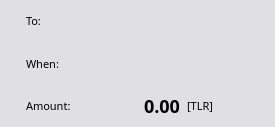
<?xml version="1.0" encoding="UTF-8"?>
<ui version="4.0">
 <class>LastSendTransactionView</class>
 <widget class="QWidget" name="LastSendTransactionView">
  <property name="geometry">
   <rect>
    <x>0</x>
    <y>0</y>
    <width>275</width>
    <height>127</height>
   </rect>
  </property>
  <property name="sizePolicy">
   <sizepolicy hsizetype="Fixed" vsizetype="Fixed">
    <horstretch>0</horstretch>
    <verstretch>0</verstretch>
   </sizepolicy>
  </property>
  <property name="minimumSize">
   <size>
    <width>275</width>
    <height>127</height>
   </size>
  </property>
  <property name="maximumSize">
   <size>
    <width>275</width>
    <height>127</height>
   </size>
  </property>
  <property name="windowTitle">
   <string>Form</string>
  </property>
  <layout class="QHBoxLayout" name="layout">
   <property name="spacing">
    <number>0</number>
   </property>
   <property name="leftMargin">
    <number>0</number>
   </property>
   <property name="topMargin">
    <number>0</number>
   </property>
   <property name="rightMargin">
    <number>0</number>
   </property>
   <property name="bottomMargin">
    <number>0</number>
   </property>
   <item>
    <widget class="QWidget" name="widget" native="true">
     <property name="styleSheet">
      <string notr="true">background-color: #e0e0e2;</string>
     </property>
     <layout class="QHBoxLayout" name="layout2">
      <property name="spacing">
       <number>0</number>
      </property>
      <property name="leftMargin">
       <number>0</number>
      </property>
      <property name="topMargin">
       <number>0</number>
      </property>
      <property name="rightMargin">
       <number>0</number>
      </property>
      <property name="bottomMargin">
       <number>0</number>
      </property>
      <item>
       <layout class="QVBoxLayout" name="verticalLayout">
        <property name="spacing">
         <number>0</number>
        </property>
        <item>
         <layout class="QHBoxLayout" name="horizontalLayout">
          <property name="leftMargin">
           <number>5</number>
          </property>
          <property name="rightMargin">
           <number>5</number>
          </property>
          <item>
           <widget class="QLabel" name="label_2">
            <property name="sizePolicy">
             <sizepolicy hsizetype="Fixed" vsizetype="Preferred">
              <horstretch>0</horstretch>
              <verstretch>0</verstretch>
             </sizepolicy>
            </property>
            <property name="font">
             <font>
              <family>Roboto Mono</family>
              <pointsize>-1</pointsize>
              <weight>50</weight>
              <bold>false</bold>
             </font>
            </property>
            <property name="styleSheet">
             <string notr="true">font-family: &quot;Roboto Mono&quot;;
font-size: 11px;
font-weight: 400;
padding-left: 18px;</string>
            </property>
            <property name="text">
             <string>To:</string>
            </property>
           </widget>
          </item>
          <item>
           <widget class="QLabel" name="labelTo">
            <property name="sizePolicy">
             <sizepolicy hsizetype="Expanding" vsizetype="Preferred">
              <horstretch>0</horstretch>
              <verstretch>0</verstretch>
             </sizepolicy>
            </property>
            <property name="font">
             <font>
              <family>Roboto Mono</family>
              <pointsize>-1</pointsize>
              <weight>87</weight>
              <bold>true</bold>
             </font>
            </property>
            <property name="styleSheet">
             <string notr="true">font-family: &quot;Roboto Mono&quot;;
font-size: 11px;
font-weight: 700;
padding-right: 17px;</string>
            </property>
            <property name="text">
             <string/>
            </property>
            <property name="alignment">
             <set>Qt::AlignRight|Qt::AlignTrailing|Qt::AlignVCenter</set>
            </property>
           </widget>
          </item>
         </layout>
        </item>
        <item>
         <layout class="QHBoxLayout" name="horizontalLayout_2">
          <property name="leftMargin">
           <number>5</number>
          </property>
          <property name="rightMargin">
           <number>5</number>
          </property>
          <item>
           <widget class="QLabel" name="label_4">
            <property name="sizePolicy">
             <sizepolicy hsizetype="Fixed" vsizetype="Preferred">
              <horstretch>0</horstretch>
              <verstretch>0</verstretch>
             </sizepolicy>
            </property>
            <property name="font">
             <font>
              <family>Roboto Mono</family>
              <pointsize>-1</pointsize>
              <weight>50</weight>
              <bold>false</bold>
             </font>
            </property>
            <property name="styleSheet">
             <string notr="true">font-family: &quot;Roboto Mono&quot;;
font-size: 11px;
font-weight: 400;
padding-left: 18px;</string>
            </property>
            <property name="text">
             <string>When:</string>
            </property>
           </widget>
          </item>
          <item>
           <widget class="QLabel" name="labelWhen">
            <property name="sizePolicy">
             <sizepolicy hsizetype="Expanding" vsizetype="Preferred">
              <horstretch>0</horstretch>
              <verstretch>0</verstretch>
             </sizepolicy>
            </property>
            <property name="styleSheet">
             <string notr="true">font-family: &quot;Roboto Mono&quot;;
font-size: 11px;
font-weight: 400;
padding-right: 17px;</string>
            </property>
            <property name="text">
             <string/>
            </property>
            <property name="alignment">
             <set>Qt::AlignRight|Qt::AlignTrailing|Qt::AlignVCenter</set>
            </property>
           </widget>
          </item>
         </layout>
        </item>
        <item>
         <layout class="QHBoxLayout" name="horizontalLayout_3">
          <property name="leftMargin">
           <number>5</number>
          </property>
          <property name="rightMargin">
           <number>5</number>
          </property>
          <item>
           <widget class="QLabel" name="label">
            <property name="sizePolicy">
             <sizepolicy hsizetype="Fixed" vsizetype="Preferred">
              <horstretch>0</horstretch>
              <verstretch>0</verstretch>
             </sizepolicy>
            </property>
            <property name="font">
             <font>
              <family>Roboto Mono</family>
              <pointsize>-1</pointsize>
              <weight>50</weight>
              <bold>false</bold>
             </font>
            </property>
            <property name="styleSheet">
             <string notr="true">font-family: &quot;Roboto Mono&quot;;
font-size: 11px;
font-weight: 400;
padding-left: 18px;</string>
            </property>
            <property name="text">
             <string>Amount:</string>
            </property>
           </widget>
          </item>
          <item>
           <widget class="QLabel" name="amountLabel">
            <property name="font">
             <font>
              <family>Roboto Mono</family>
              <pointsize>-1</pointsize>
              <weight>87</weight>
              <bold>true</bold>
             </font>
            </property>
            <property name="styleSheet">
             <string notr="true">font-family: &quot;Roboto Mono&quot;;
font-size: 18px;
font-weight: 700;</string>
            </property>
            <property name="text">
             <string>0.00</string>
            </property>
            <property name="alignment">
             <set>Qt::AlignRight|Qt::AlignTrailing|Qt::AlignVCenter</set>
            </property>
           </widget>
          </item>
          <item>
           <widget class="QLabel" name="label_3">
            <property name="sizePolicy">
             <sizepolicy hsizetype="Fixed" vsizetype="Preferred">
              <horstretch>0</horstretch>
              <verstretch>0</verstretch>
             </sizepolicy>
            </property>
            <property name="font">
             <font>
              <family>Roboto Mono</family>
              <pointsize>-1</pointsize>
              <weight>50</weight>
              <bold>false</bold>
             </font>
            </property>
            <property name="styleSheet">
             <string notr="true">font-family: &quot;Roboto Mono&quot;;
font-size: 11px;
font-weight: 400;
padding-left: 4px;
padding-right: 17px;</string>
            </property>
            <property name="text">
             <string>[TLR]</string>
            </property>
            <property name="alignment">
             <set>Qt::AlignRight|Qt::AlignTrailing|Qt::AlignVCenter</set>
            </property>
           </widget>
          </item>
         </layout>
        </item>
       </layout>
      </item>
      <item>
       <widget class="QWidget" name="statusBg" native="true">
        <property name="sizePolicy">
         <sizepolicy hsizetype="Fixed" vsizetype="Fixed">
          <horstretch>0</horstretch>
          <verstretch>0</verstretch>
         </sizepolicy>
        </property>
        <property name="minimumSize">
         <size>
          <width>37</width>
          <height>127</height>
         </size>
        </property>
        <property name="maximumSize">
         <size>
          <width>37</width>
          <height>127</height>
         </size>
        </property>
        <property name="styleSheet">
         <string notr="true"/>
        </property>
        <widget class="QWidget" name="statusIco" native="true">
         <property name="geometry">
          <rect>
           <x>7</x>
           <y>55</y>
           <width>22</width>
           <height>22</height>
          </rect>
         </property>
         <property name="sizePolicy">
          <sizepolicy hsizetype="Fixed" vsizetype="Fixed">
           <horstretch>0</horstretch>
           <verstretch>0</verstretch>
          </sizepolicy>
         </property>
         <property name="minimumSize">
          <size>
           <width>22</width>
           <height>22</height>
          </size>
         </property>
         <property name="maximumSize">
          <size>
           <width>22</width>
           <height>22</height>
          </size>
         </property>
        </widget>
       </widget>
      </item>
     </layout>
    </widget>
   </item>
  </layout>
 </widget>
 <resources/>
 <connections/>
</ui>
